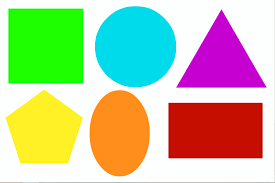
#> input picture Image_Processing/8_Image_Contours/shapes.png, 275 x 183 px
$ python Image_Contours.py -i shapes.png   (older library calls are emulated)
#> lines starting #> are read from the running program, lines starting #| are printed output that depends on the picture; after the words box and inside, x2 and y2 are one past the last pixel; in counts of white or black regions, pixels touching at a corner belong together
#> further down, image is the input picture: shape (183, 275, 3); mean B, G, R 158.6, 197.6, 192.2


import cv2
import numpy as np
import argparse
from matplotlib import pyplot as plt

# ------------------- Function to draw contour points ------------------- #
def draw_points(image, contours):
    temp_Image = image.copy()
    for i in range(len(contours)):
        for p in range(len(contours[i])):
            cv2.circle(temp_Image,(contours[i][p][0][0], contours[i][p][0][1]), 2, (255, 0, 0), -1)

    return temp_Image

# ------------------- Function to find image contours ------------------- #
def Image_Contour(image):
    # convert to grayscale image
    gray_img = cv2.cvtColor(image,cv2.COLOR_BGR2GRAY)
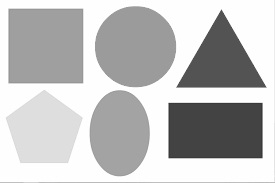
#> gray_img: shape (183, 275); min 58, max 255, mean 191.4
    # apply threshold to the image
    ret,thresh = cv2.threshold(gray_img,250,255,cv2.THRESH_BINARY_INV)
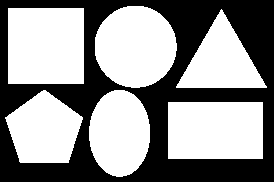
#> thresh: shape (183, 275); 57.2% white; 1 black region

    # find contours
    _, contours, hierarchy = cv2.findContours(thresh,cv2.RETR_TREE,cv2.CHAIN_APPROX_SIMPLE)
#> contours = 7 contours, 1 with area under 20; largest, box (x1, y1, x2, y2) and area: (8, 8, 84, 84) 5625, (168, 102, 263, 159) 5264, (95, 6, 177, 88) 5184, (89, 90, 150, 177) 4084, (5, 90, 83, 163) 3868, (176, 9, 267, 88) 3538
    contour_img_1 = draw_points(image, contours)
#> the loop in draw_points, `for i in range(len(contours)):` made 7 passes
#> after the loop in draw_points, `for i in range(len(contours)):`:
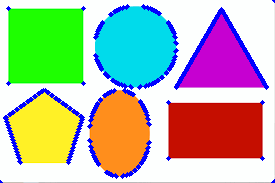
#> temp_Image: shape (183, 275, 3); 6.33% of pixels changed, all inside (x1, y1, x2, y2) = (0, 0, 275, 183)
    _, contours, hierarchy = cv2.findContours(thresh,cv2.RETR_TREE,cv2.CHAIN_APPROX_NONE)
    contour_img_2 = draw_points(image, contours)
#> the loop in draw_points (call 2), `for i in range(len(contours)):` made 7 passes
#> after the loop in draw_points (call 2), `for i in range(len(contours)):`:
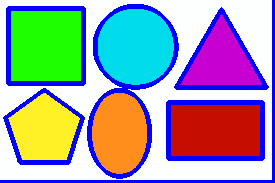
#> temp_Image: shape (183, 275, 3); 17.55% of pixels changed, all inside (x1, y1, x2, y2) = (0, 0, 275, 183)

    # draw contours
    contour_img = cv2.drawContours(image, contours, -1, (255,0,0), 3)

    # show result
    plt.subplot(131),plt.imshow(cv2.cvtColor(contour_img, cv2.COLOR_BGR2RGB))
    plt.title('draw Image'), plt.xticks([]), plt.yticks([])
    plt.subplot(132),plt.imshow(cv2.cvtColor(contour_img_1, cv2.COLOR_BGR2RGB))
    plt.title('simple Image'), plt.xticks([]), plt.yticks([])
    plt.subplot(133),plt.imshow(cv2.cvtColor(contour_img_2, cv2.COLOR_BGR2RGB))
    plt.title('contours Image'), plt.xticks([]), plt.yticks([])

    plt.show()
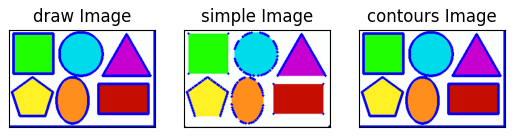
#> figure drawn by matplotlib, 3 panels

# -------------------------- main -------------------------- #
if __name__ == '__main__':
    # read one input from terminal
    # (1) command line >> python Image_Contours.py -i shapes.png

    ap = argparse.ArgumentParser()
    ap.add_argument("-i", "--image", required=True, help="Path to the input image")
    args = vars(ap.parse_args())

    # Read image
    image = cv2.imread(args["image"])

    ## Functions
    Image_Contour(image)


# Reference:
# Website: OpenCV-Python Document
# Link: https://opencv-python-tutroals.readthedocs.io/en/latest/py_tutorials/py_imgproc/py_pyramids/py_pyramids.html
